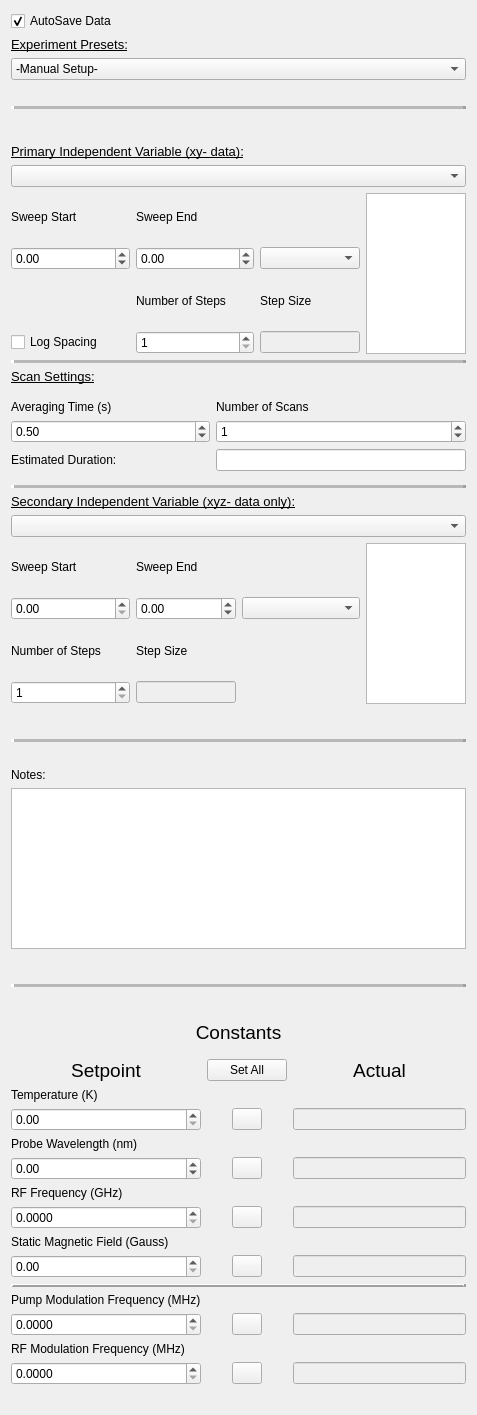
      <widget class="QWidget" name="scrollAreaWidgetContents">
       <property name="geometry">
        <rect>
         <x>0</x>
         <y>0</y>
         <width>477</width>
         <height>1415</height>
        </rect>
       </property>
       <layout class="QVBoxLayout" name="verticalLayout">
        <item>
         <widget class="QCheckBox" name="autosave_checkbox">
          <property name="text">
           <string>AutoSave Data</string>
          </property>
          <property name="checked">
           <bool>true</bool>
          </property>
         </widget>
        </item>
        <item>
         <widget class="QLabel" name="label_14">
          <property name="font">
           <font>
            <pointsize>10</pointsize>
            <underline>true</underline>
           </font>
          </property>
          <property name="text">
           <string>Experiment Presets:</string>
          </property>
         </widget>
        </item>
        <item>
         <widget class="QComboBox" name="experiment_presets_combobox">
          <item>
           <property name="text">
            <string>-Manual Setup-</string>
           </property>
          </item>
          <item>
           <property name="text">
            <string>Optical Absorption Spectrum</string>
           </property>
          </item>
          <item>
           <property name="text">
            <string>PL Lifetime</string>
           </property>
          </item>
          <item>
           <property name="text">
            <string>PA Lifetime (Single WL)</string>
           </property>
          </item>
          <item>
           <property name="text">
            <string>PA Spectrum (Single Phase)</string>
           </property>
          </item>
          <item>
           <property name="text">
            <string>PA Lifetime/Spectrum (xyz)</string>
           </property>
          </item>
          <item>
           <property name="text">
            <string>PL-DMR Magnetic Spectrum (Field-Swept)</string>
           </property>
          </item>
          <item>
           <property name="text">
            <string>PL-DMR Lifetime (Single Field)</string>
           </property>
          </item>
          <item>
           <property name="text">
            <string>PA-DMR Magnetic Spectrum (Field-Swept)</string>
           </property>
          </item>
          <item>
           <property name="text">
            <string>PA-DMR Optical Spectrum (Single Field)</string>
           </property>
          </item>
          <item>
           <property name="text">
            <string>PA-DMR RF Mod Freq Scan</string>
           </property>
          </item>
         </widget>
        </item>
        <item>
         <spacer name="verticalSpacer_10">
          <property name="orientation">
           <enum>Qt::Vertical</enum>
          </property>
          <property name="sizeType">
           <enum>QSizePolicy::MinimumExpanding</enum>
          </property>
          <property name="sizeHint" stdset="0">
           <size>
            <width>20</width>
            <height>20</height>
           </size>
          </property>
         </spacer>
        </item>
        <item>
         <widget class="QFrame" name="frame_2">
          <property name="frameShape">
           <enum>QFrame::HLine</enum>
          </property>
          <property name="frameShadow">
           <enum>QFrame::Raised</enum>
          </property>
          <property name="lineWidth">
           <number>3</number>
          </property>
          <property name="midLineWidth">
           <number>5</number>
          </property>
         </widget>
        </item>
        <item>
         <spacer name="verticalSpacer_13">
          <property name="orientation">
           <enum>Qt::Vertical</enum>
          </property>
          <property name="sizeType">
           <enum>QSizePolicy::MinimumExpanding</enum>
          </property>
          <property name="sizeHint" stdset="0">
           <size>
            <width>20</width>
            <height>20</height>
           </size>
          </property>
         </spacer>
        </item>
        <item>
         <spacer name="verticalSpacer_5">
          <property name="orientation">
           <enum>Qt::Vertical</enum>
          </property>
          <property name="sizeHint" stdset="0">
           <size>
            <width>20</width>
            <height>40</height>
           </size>
          </property>
         </spacer>
        </item>
        <item>
         <widget class="QLabel" name="label_12">
          <property name="font">
           <font>
            <pointsize>10</pointsize>
            <underline>true</underline>
           </font>
          </property>
          <property name="text">
           <string>Primary Independent Variable (xy- data):</string>
          </property>
         </widget>
        </item>
        <item>
         <widget class="QComboBox" name="variable_1_combobox">
          <property name="minimumSize">
           <size>
            <width>300</width>
            <height>0</height>
           </size>
          </property>
          <item>
           <property name="text">
            <string/>
           </property>
          </item>
          <item>
           <property name="text">
            <string>Pump Modulation Frequency</string>
           </property>
          </item>
          <item>
           <property name="text">
            <string>Probe Wavelength</string>
           </property>
          </item>
          <item>
           <property name="text">
            <string>Static Magnetic Field</string>
           </property>
          </item>
          <item>
           <property name="text">
            <string>RF Carrier Frequency</string>
           </property>
          </item>
          <item>
           <property name="text">
            <string>RF Modulation Frequency</string>
           </property>
          </item>
         </widget>
        </item>
        <item>
         <layout class="QGridLayout" name="gridLayout_3">
          <property name="bottomMargin">
           <number>0</number>
          </property>
          <item row="0" column="6" rowspan="4">
           <widget class="QTextEdit" name="steps_display">
            <property name="maximumSize">
             <size>
              <width>100</width>
              <height>16777215</height>
             </size>
            </property>
           </widget>
          </item>
          <item row="3" column="0">
           <widget class="QCheckBox" name="log_spacing_checkbox">
            <property name="text">
             <string>Log Spacing</string>
            </property>
           </widget>
          </item>
          <item row="2" column="2">
           <widget class="QLabel" name="label_17">
            <property name="text">
             <string>Number of Steps</string>
            </property>
           </widget>
          </item>
          <item row="3" column="2">
           <widget class="QSpinBox" name="num_steps_spinner">
            <property name="minimum">
             <number>1</number>
            </property>
            <property name="maximum">
             <number>10000</number>
            </property>
           </widget>
          </item>
          <item row="2" column="4">
           <widget class="QLabel" name="label_18">
            <property name="text">
             <string>Step Size</string>
            </property>
           </widget>
          </item>
          <item row="3" column="4">
           <widget class="QLineEdit" name="step_size_display">
            <property name="enabled">
             <bool>false</bool>
            </property>
            <property name="maximumSize">
             <size>
              <width>100</width>
              <height>16777215</height>
             </size>
            </property>
           </widget>
          </item>
          <item row="1" column="0">
           <widget class="QDoubleSpinBox" name="sweep_start_spinner">
            <property name="minimum">
             <double>-100000.000000000000000</double>
            </property>
            <property name="maximum">
             <double>100000.000000000000000</double>
            </property>
           </widget>
          </item>
          <item row="1" column="2">
           <widget class="QDoubleSpinBox" name="sweep_end_spinner">
            <property name="minimum">
             <double>-100000000.000000000000000</double>
            </property>
            <property name="maximum">
             <double>100000000.000000000000000</double>
            </property>
           </widget>
          </item>
          <item row="1" column="4">
           <widget class="QComboBox" name="sweep_units_combobox"/>
          </item>
          <item row="0" column="0">
           <widget class="QLabel" name="label_15">
            <property name="text">
             <string>Sweep Start</string>
            </property>
           </widget>
          </item>
          <item row="0" column="2">
           <widget class="QLabel" name="label_16">
            <property name="text">
             <string>Sweep End</string>
            </property>
           </widget>
          </item>
         </layout>
        </item>
        <item>
         <widget class="QFrame" name="frame_4">
          <property name="frameShape">
           <enum>QFrame::HLine</enum>
          </property>
          <property name="frameShadow">
           <enum>QFrame::Raised</enum>
          </property>
          <property name="lineWidth">
           <number>3</number>
          </property>
          <property name="midLineWidth">
           <number>5</number>
          </property>
         </widget>
        </item>
        <item>
         <widget class="QLabel" name="label_23">
          <property name="font">
           <font>
            <pointsize>10</pointsize>
            <underline>true</underline>
           </font>
          </property>
          <property name="text">
           <string>Scan Settings:</string>
          </property>
         </widget>
        </item>
        <item>
         <layout class="QGridLayout" name="gridLayout_5">
          <property name="topMargin">
           <number>10</number>
          </property>
          <item row="1" column="1">
           <widget class="QSpinBox" name="num_scans_spinner">
            <property name="maximum">
             <number>1000</number>
            </property>
            <property name="value">
             <number>1</number>
            </property>
           </widget>
          </item>
          <item row="2" column="0">
           <widget class="QLabel" name="label_26">
            <property name="text">
             <string>Estimated Duration:</string>
            </property>
           </widget>
          </item>
          <item row="0" column="0">
           <widget class="QLabel" name="label_24">
            <property name="text">
             <string>Averaging Time (s)</string>
            </property>
           </widget>
          </item>
          <item row="0" column="1">
           <widget class="QLabel" name="label_25">
            <property name="text">
             <string>Number of Scans</string>
            </property>
           </widget>
          </item>
          <item row="1" column="0">
           <widget class="QDoubleSpinBox" name="averaging_time_spinner">
            <property name="maximum">
             <double>1000.000000000000000</double>
            </property>
            <property name="singleStep">
             <double>0.100000000000000</double>
            </property>
            <property name="value">
             <double>0.500000000000000</double>
            </property>
           </widget>
          </item>
          <item row="2" column="1">
           <widget class="QLineEdit" name="experiment_duration_lineedit">
            <property name="maximumSize">
             <size>
              <width>250</width>
              <height>16777215</height>
             </size>
            </property>
           </widget>
          </item>
         </layout>
        </item>
        <item>
         <spacer name="verticalSpacer_6">
          <property name="orientation">
           <enum>Qt::Vertical</enum>
          </property>
          <property name="sizeHint" stdset="0">
           <size>
            <width>20</width>
            <height>40</height>
           </size>
          </property>
         </spacer>
        </item>
        <item>
         <widget class="QFrame" name="frame_6">
          <property name="frameShape">
           <enum>QFrame::HLine</enum>
          </property>
          <property name="frameShadow">
           <enum>QFrame::Raised</enum>
          </property>
          <property name="lineWidth">
           <number>3</number>
          </property>
          <property name="midLineWidth">
           <number>5</number>
          </property>
         </widget>
        </item>
        <item>
         <widget class="QLabel" name="label_5">
          <property name="font">
           <font>
            <pointsize>10</pointsize>
            <underline>true</underline>
           </font>
          </property>
          <property name="text">
           <string>Secondary Independent Variable (xyz- data only):</string>
          </property>
         </widget>
        </item>
        <item>
         <widget class="QComboBox" name="variable_2_combobox">
          <item>
           <property name="text">
            <string/>
           </property>
          </item>
          <item>
           <property name="text">
            <string>Pump Modulation Frequency</string>
           </property>
          </item>
          <item>
           <property name="text">
            <string>Probe Wavelength</string>
           </property>
          </item>
          <item>
           <property name="text">
            <string>Static Magnetic Field</string>
           </property>
          </item>
          <item>
           <property name="text">
            <string>RF Carrier Frequency</string>
           </property>
          </item>
          <item>
           <property name="text">
            <string>RF Modulation Frequency</string>
           </property>
          </item>
         </widget>
        </item>
        <item>
         <layout class="QGridLayout" name="gridLayout_4">
          <property name="bottomMargin">
           <number>0</number>
          </property>
          <item row="0" column="3" rowspan="4">
           <widget class="QTextEdit" name="steps_display_var_2">
            <property name="maximumSize">
             <size>
              <width>100</width>
              <height>16777215</height>
             </size>
            </property>
           </widget>
          </item>
          <item row="1" column="1">
           <widget class="QDoubleSpinBox" name="sweep_end_spinner_var_2">
            <property name="minimum">
             <double>-100000.000000000000000</double>
            </property>
            <property name="maximum">
             <double>100000.000000000000000</double>
            </property>
           </widget>
          </item>
          <item row="2" column="0">
           <widget class="QLabel" name="label_21">
            <property name="text">
             <string>Number of Steps</string>
            </property>
           </widget>
          </item>
          <item row="2" column="1">
           <widget class="QLabel" name="label_22">
            <property name="text">
             <string>Step Size</string>
            </property>
           </widget>
          </item>
          <item row="1" column="0">
           <widget class="QDoubleSpinBox" name="sweep_start_spinner_var_2"/>
          </item>
          <item row="0" column="0">
           <widget class="QLabel" name="label_19">
            <property name="text">
             <string>Sweep Start</string>
            </property>
           </widget>
          </item>
          <item row="3" column="0">
           <widget class="QSpinBox" name="num_steps_spinner_var_2">
            <property name="minimum">
             <number>1</number>
            </property>
            <property name="maximum">
             <number>100000</number>
            </property>
           </widget>
          </item>
          <item row="0" column="1">
           <widget class="QLabel" name="label_20">
            <property name="text">
             <string>Sweep End</string>
            </property>
           </widget>
          </item>
          <item row="3" column="1">
           <widget class="QLineEdit" name="step_size_display_var_2">
            <property name="enabled">
             <bool>false</bool>
            </property>
            <property name="maximumSize">
             <size>
              <width>100</width>
              <height>16777215</height>
             </size>
            </property>
           </widget>
          </item>
          <item row="1" column="2">
           <widget class="QComboBox" name="sweep_units_combobox_var_2"/>
          </item>
         </layout>
        </item>
        <item>
         <spacer name="verticalSpacer_7">
          <property name="orientation">
           <enum>Qt::Vertical</enum>
          </property>
          <property name="sizeHint" stdset="0">
           <size>
            <width>20</width>
            <height>40</height>
           </size>
          </property>
         </spacer>
        </item>
        <item>
         <spacer name="verticalSpacer_8">
          <property name="orientation">
           <enum>Qt::Vertical</enum>
          </property>
          <property name="sizeType">
           <enum>QSizePolicy::MinimumExpanding</enum>
          </property>
          <property name="sizeHint" stdset="0">
           <size>
            <width>20</width>
            <height>20</height>
           </size>
          </property>
         </spacer>
        </item>
        <item>
         <widget class="QFrame" name="frame_5">
          <property name="frameShape">
           <enum>QFrame::HLine</enum>
          </property>
          <property name="frameShadow">
           <enum>QFrame::Raised</enum>
          </property>
          <property name="lineWidth">
           <number>3</number>
          </property>
          <property name="midLineWidth">
           <number>5</number>
          </property>
         </widget>
        </item>
        <item>
         <spacer name="verticalSpacer_9">
          <property name="orientation">
           <enum>Qt::Vertical</enum>
          </property>
          <property name="sizeType">
           <enum>QSizePolicy::MinimumExpanding</enum>
          </property>
          <property name="sizeHint" stdset="0">
           <size>
            <width>20</width>
            <height>20</height>
           </size>
          </property>
         </spacer>
        </item>
        <item>
         <widget class="QLabel" name="label_10">
          <property name="text">
           <string>Notes:</string>
          </property>
         </widget>
        </item>
        <item>
         <widget class="QPlainTextEdit" name="notes_plain_text_edit">
          <property name="maximumSize">
           <size>
            <width>500</width>
            <height>16777215</height>
           </size>
          </property>
         </widget>
        </item>
        <item>
         <spacer name="verticalSpacer_3">
          <property name="orientation">
           <enum>Qt::Vertical</enum>
          </property>
          <property name="sizeHint" stdset="0">
           <size>
            <width>20</width>
            <height>40</height>
           </size>
          </property>
         </spacer>
        </item>
        <item>
         <spacer name="verticalSpacer_11">
          <property name="orientation">
           <enum>Qt::Vertical</enum>
          </property>
          <property name="sizeType">
           <enum>QSizePolicy::MinimumExpanding</enum>
          </property>
          <property name="sizeHint" stdset="0">
           <size>
            <width>20</width>
            <height>20</height>
           </size>
          </property>
         </spacer>
        </item>
        <item>
         <widget class="QFrame" name="frame_3">
          <property name="frameShape">
           <enum>QFrame::HLine</enum>
          </property>
          <property name="frameShadow">
           <enum>QFrame::Raised</enum>
          </property>
          <property name="lineWidth">
           <number>3</number>
          </property>
          <property name="midLineWidth">
           <number>5</number>
          </property>
         </widget>
        </item>
        <item>
         <spacer name="verticalSpacer_2">
          <property name="orientation">
           <enum>Qt::Vertical</enum>
          </property>
          <property name="sizeHint" stdset="0">
           <size>
            <width>20</width>
            <height>40</height>
           </size>
          </property>
         </spacer>
        </item>
        <item>
         <spacer name="verticalSpacer_12">
          <property name="orientation">
           <enum>Qt::Vertical</enum>
          </property>
          <property name="sizeType">
           <enum>QSizePolicy::MinimumExpanding</enum>
          </property>
          <property name="sizeHint" stdset="0">
           <size>
            <width>20</width>
            <height>20</height>
           </size>
          </property>
         </spacer>
        </item>
        <item>
         <widget class="QLabel" name="label_6">
          <property name="font">
           <font>
            <pointsize>14</pointsize>
           </font>
          </property>
          <property name="text">
           <string>Constants</string>
          </property>
          <property name="alignment">
           <set>Qt::AlignCenter</set>
          </property>
         </widget>
        </item>
        <item>
         <spacer name="verticalSpacer_4">
          <property name="orientation">
           <enum>Qt::Vertical</enum>
          </property>
          <property name="sizeHint" stdset="0">
           <size>
            <width>20</width>
            <height>40</height>
           </size>
          </property>
         </spacer>
        </item>
        <item>
         <layout class="QGridLayout" name="gridLayout_2">
          <property name="bottomMargin">
           <number>10</number>
          </property>
          <item row="1" column="0">
           <widget class="QLabel" name="label_2">
            <property name="text">
             <string>Temperature (K)</string>
            </property>
           </widget>
          </item>
          <item row="8" column="2">
           <widget class="QLineEdit" name="lineEdit_4">
            <property name="enabled">
             <bool>false</bool>
            </property>
            <property name="readOnly">
             <bool>true</bool>
            </property>
           </widget>
          </item>
          <item row="9" column="0" colspan="3">
           <widget class="QFrame" name="frame">
            <property name="frameShape">
             <enum>QFrame::HLine</enum>
            </property>
            <property name="frameShadow">
             <enum>QFrame::Raised</enum>
            </property>
            <property name="lineWidth">
             <number>3</number>
            </property>
           </widget>
          </item>
          <item row="10" column="0">
           <widget class="QLabel" name="label_8">
            <property name="text">
             <string>Pump Modulation Frequency (MHz)</string>
            </property>
           </widget>
          </item>
          <item row="3" column="0">
           <widget class="QLabel" name="label_7">
            <property name="text">
             <string>Probe Wavelength (nm)</string>
            </property>
           </widget>
          </item>
          <item row="6" column="2">
           <widget class="QLineEdit" name="lineEdit_3">
            <property name="enabled">
             <bool>false</bool>
            </property>
            <property name="readOnly">
             <bool>true</bool>
            </property>
           </widget>
          </item>
          <item row="4" column="1" alignment="Qt::AlignHCenter">
           <widget class="QPushButton" name="go_to_probe_wl_btn">
            <property name="maximumSize">
             <size>
              <width>30</width>
              <height>16777215</height>
             </size>
            </property>
            <property name="text">
             <string/>
            </property>
            <property name="icon">
             <iconset>
              <normaloff>arrow.png</normaloff>arrow.png</iconset>
            </property>
           </widget>
          </item>
          <item row="0" column="1">
           <widget class="QPushButton" name="pushButton">
            <property name="text">
             <string>Set All</string>
            </property>
           </widget>
          </item>
          <item row="8" column="0">
           <widget class="QDoubleSpinBox" name="static_field_spinner">
            <property name="maximum">
             <double>100000.000000000000000</double>
            </property>
           </widget>
          </item>
          <item row="8" column="1" alignment="Qt::AlignHCenter">
           <widget class="QPushButton" name="go_to_static_field_btn">
            <property name="maximumSize">
             <size>
              <width>30</width>
              <height>16777215</height>
             </size>
            </property>
            <property name="text">
             <string/>
            </property>
            <property name="icon">
             <iconset>
              <normaloff>arrow.png</normaloff>arrow.png</iconset>
            </property>
           </widget>
          </item>
          <item row="11" column="0">
           <widget class="QDoubleSpinBox" name="pump_mod_freq_spinner">
            <property name="decimals">
             <number>4</number>
            </property>
            <property name="maximum">
             <double>250.000000000000000</double>
            </property>
           </widget>
          </item>
          <item row="7" column="0">
           <widget class="QLabel" name="label_9">
            <property name="text">
             <string>Static Magnetic Field (Gauss)</string>
            </property>
           </widget>
          </item>
          <item row="0" column="2">
           <widget class="QLabel" name="label_13">
            <property name="font">
             <font>
              <pointsize>14</pointsize>
              <weight>50</weight>
              <bold>false</bold>
             </font>
            </property>
            <property name="text">
             <string>Actual</string>
            </property>
            <property name="alignment">
             <set>Qt::AlignCenter</set>
            </property>
           </widget>
          </item>
          <item row="13" column="1" alignment="Qt::AlignHCenter">
           <widget class="QPushButton" name="go_to_rf_mod_freq_btn">
            <property name="maximumSize">
             <size>
              <width>30</width>
              <height>16777215</height>
             </size>
            </property>
            <property name="text">
             <string/>
            </property>
            <property name="icon">
             <iconset>
              <normaloff>arrow.png</normaloff>arrow.png</iconset>
            </property>
           </widget>
          </item>
          <item row="4" column="2">
           <widget class="QLineEdit" name="lineEdit_2">
            <property name="enabled">
             <bool>false</bool>
            </property>
            <property name="readOnly">
             <bool>true</bool>
            </property>
           </widget>
          </item>
          <item row="6" column="1" alignment="Qt::AlignHCenter">
           <widget class="QPushButton" name="go_to_rf_freq_btn">
            <property name="maximumSize">
             <size>
              <width>30</width>
              <height>16777215</height>
             </size>
            </property>
            <property name="text">
             <string/>
            </property>
            <property name="icon">
             <iconset>
              <normaloff>arrow.png</normaloff>arrow.png</iconset>
            </property>
           </widget>
          </item>
          <item row="2" column="0">
           <widget class="QDoubleSpinBox" name="temp_spinner">
            <property name="maximum">
             <double>500.000000000000000</double>
            </property>
           </widget>
          </item>
          <item row="2" column="2">
           <widget class="QLineEdit" name="lineEdit">
            <property name="enabled">
             <bool>false</bool>
            </property>
            <property name="readOnly">
             <bool>true</bool>
            </property>
           </widget>
          </item>
          <item row="12" column="0">
           <widget class="QLabel" name="label_4">
            <property name="text">
             <string>RF Modulation Frequency (MHz)</string>
            </property>
           </widget>
          </item>
          <item row="13" column="2">
           <widget class="QLineEdit" name="lineEdit_6">
            <property name="enabled">
             <bool>false</bool>
            </property>
            <property name="readOnly">
             <bool>true</bool>
            </property>
           </widget>
          </item>
          <item row="6" column="0">
           <widget class="QDoubleSpinBox" name="rf_freq_spinner">
            <property name="decimals">
             <number>4</number>
            </property>
            <property name="maximum">
             <double>20.000000000000000</double>
            </property>
           </widget>
          </item>
          <item row="11" column="2">
           <widget class="QLineEdit" name="lineEdit_5">
            <property name="enabled">
             <bool>false</bool>
            </property>
            <property name="readOnly">
             <bool>true</bool>
            </property>
           </widget>
          </item>
          <item row="4" column="0">
           <widget class="QDoubleSpinBox" name="probe_wl_spinner">
            <property name="minimum">
             <double>-10000.000000000000000</double>
            </property>
            <property name="maximum">
             <double>10000.000000000000000</double>
            </property>
           </widget>
          </item>
          <item row="2" column="1" alignment="Qt::AlignHCenter">
           <widget class="QPushButton" name="go_to_temp_btn">
            <property name="maximumSize">
             <size>
              <width>30</width>
              <height>16777215</height>
             </size>
            </property>
            <property name="text">
             <string/>
            </property>
            <property name="icon">
             <iconset>
              <normaloff>arrow.png</normaloff>arrow.png</iconset>
            </property>
           </widget>
          </item>
          <item row="11" column="1" alignment="Qt::AlignHCenter">
           <widget class="QPushButton" name="go_to_pump_mod_freq_btn">
            <property name="maximumSize">
             <size>
              <width>30</width>
              <height>16777215</height>
             </size>
            </property>
            <property name="text">
             <string/>
            </property>
            <property name="icon">
             <iconset>
              <normaloff>arrow.png</normaloff>arrow.png</iconset>
            </property>
           </widget>
          </item>
          <item row="5" column="0">
           <widget class="QLabel" name="label_3">
            <property name="text">
             <string>RF Frequency (GHz)</string>
            </property>
           </widget>
          </item>
          <item row="0" column="0">
           <widget class="QLabel" name="label_31">
            <property name="font">
             <font>
              <pointsize>14</pointsize>
             </font>
            </property>
            <property name="text">
             <string>Setpoint</string>
            </property>
            <property name="alignment">
             <set>Qt::AlignCenter</set>
            </property>
           </widget>
          </item>
          <item row="13" column="0">
           <widget class="QDoubleSpinBox" name="rf_mod_freq_spinner">
            <property name="decimals">
             <number>4</number>
            </property>
            <property name="maximum">
             <double>250.000000000000000</double>
            </property>
           </widget>
          </item>
         </layout>
        </item>
        <item>
         <spacer name="verticalSpacer">
          <property name="orientation">
           <enum>Qt::Vertical</enum>
          </property>
          <property name="sizeHint" stdset="0">
           <size>
            <width>20</width>
            <height>40</height>
           </size>
          </property>
         </spacer>
        </item>
       </layout>
      </widget>
